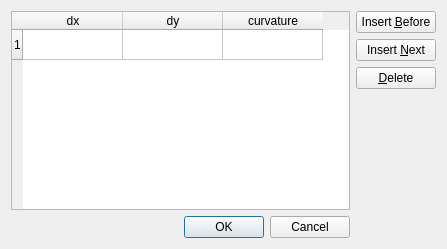
<?xml version="1.0" encoding="UTF-8"?>
<ui version="4.0">
 <class>DialogMultiArcEdit</class>
 <widget class="QDialog" name="DialogMultiArcEdit">
  <property name="geometry">
   <rect>
    <x>0</x>
    <y>0</y>
    <width>447</width>
    <height>249</height>
   </rect>
  </property>
  <property name="windowTitle">
   <string>Dialog</string>
  </property>
  <layout class="QGridLayout" name="gridLayout">
   <item row="0" column="0">
    <widget class="QTableWidget" name="tableWidget">
     <property name="rowCount">
      <number>1</number>
     </property>
     <property name="columnCount">
      <number>3</number>
     </property>
     <row>
      <property name="text">
       <string>1</string>
      </property>
     </row>
     <column>
      <property name="text">
       <string>dx</string>
      </property>
     </column>
     <column>
      <property name="text">
       <string>dy</string>
      </property>
     </column>
     <column>
      <property name="text">
       <string>curvature</string>
      </property>
     </column>
    </widget>
   </item>
   <item row="0" column="1">
    <layout class="QVBoxLayout" name="verticalLayout">
     <item>
      <widget class="QPushButton" name="pb_Insert_Before">
       <property name="text">
        <string>Insert &amp;Before</string>
       </property>
      </widget>
     </item>
     <item>
      <widget class="QPushButton" name="pb_Insert_Next">
       <property name="text">
        <string>Insert &amp;Next</string>
       </property>
      </widget>
     </item>
     <item>
      <widget class="QPushButton" name="pb_Delete">
       <property name="text">
        <string>&amp;Delete</string>
       </property>
      </widget>
     </item>
     <item>
      <spacer name="verticalSpacer">
       <property name="orientation">
        <enum>Qt::Vertical</enum>
       </property>
       <property name="sizeHint" stdset="0">
        <size>
         <width>20</width>
         <height>40</height>
        </size>
       </property>
      </spacer>
     </item>
    </layout>
   </item>
   <item row="1" column="0">
    <widget class="QDialogButtonBox" name="buttonBox">
     <property name="orientation">
      <enum>Qt::Horizontal</enum>
     </property>
     <property name="standardButtons">
      <set>QDialogButtonBox::Cancel|QDialogButtonBox::Ok</set>
     </property>
    </widget>
   </item>
  </layout>
 </widget>
 <resources/>
 <connections>
  <connection>
   <sender>buttonBox</sender>
   <signal>accepted()</signal>
   <receiver>DialogMultiArcEdit</receiver>
   <slot>accept()</slot>
   <hints>
    <hint type="sourcelabel">
     <x>252</x>
     <y>244</y>
    </hint>
    <hint type="destinationlabel">
     <x>157</x>
     <y>248</y>
    </hint>
   </hints>
  </connection>
  <connection>
   <sender>buttonBox</sender>
   <signal>rejected()</signal>
   <receiver>DialogMultiArcEdit</receiver>
   <slot>reject()</slot>
   <hints>
    <hint type="sourcelabel">
     <x>320</x>
     <y>244</y>
    </hint>
    <hint type="destinationlabel">
     <x>286</x>
     <y>248</y>
    </hint>
   </hints>
  </connection>
  <connection>
   <sender>pb_Insert_Before</sender>
   <signal>pressed()</signal>
   <receiver>DialogMultiArcEdit</receiver>
   <slot>insert_before_pushed()</slot>
   <hints>
    <hint type="sourcelabel">
     <x>345</x>
     <y>12</y>
    </hint>
    <hint type="destinationlabel">
     <x>346</x>
     <y>106</y>
    </hint>
   </hints>
  </connection>
  <connection>
   <sender>pb_Insert_Next</sender>
   <signal>pressed()</signal>
   <receiver>DialogMultiArcEdit</receiver>
   <slot>insert_next_pushed()</slot>
   <hints>
    <hint type="sourcelabel">
     <x>351</x>
     <y>42</y>
    </hint>
    <hint type="destinationlabel">
     <x>352</x>
     <y>141</y>
    </hint>
   </hints>
  </connection>
  <connection>
   <sender>pb_Delete</sender>
   <signal>pressed()</signal>
   <receiver>DialogMultiArcEdit</receiver>
   <slot>delete_pushed()</slot>
   <hints>
    <hint type="sourcelabel">
     <x>363</x>
     <y>74</y>
    </hint>
    <hint type="destinationlabel">
     <x>365</x>
     <y>178</y>
    </hint>
   </hints>
  </connection>
  <connection>
   <sender>tableWidget</sender>
   <signal>currentCellChanged(int,int,int,int)</signal>
   <receiver>DialogMultiArcEdit</receiver>
   <slot>cell_was_changed(int,int,int,int)</slot>
   <hints>
    <hint type="sourcelabel">
     <x>257</x>
     <y>38</y>
    </hint>
    <hint type="destinationlabel">
     <x>366</x>
     <y>220</y>
    </hint>
   </hints>
  </connection>
 </connections>
 <slots>
  <slot>insert_before_pushed()</slot>
  <slot>insert_next_pushed()</slot>
  <slot>delete_pushed()</slot>
  <slot>cell_was_changed(int,int,int,int)</slot>
 </slots>
</ui>
